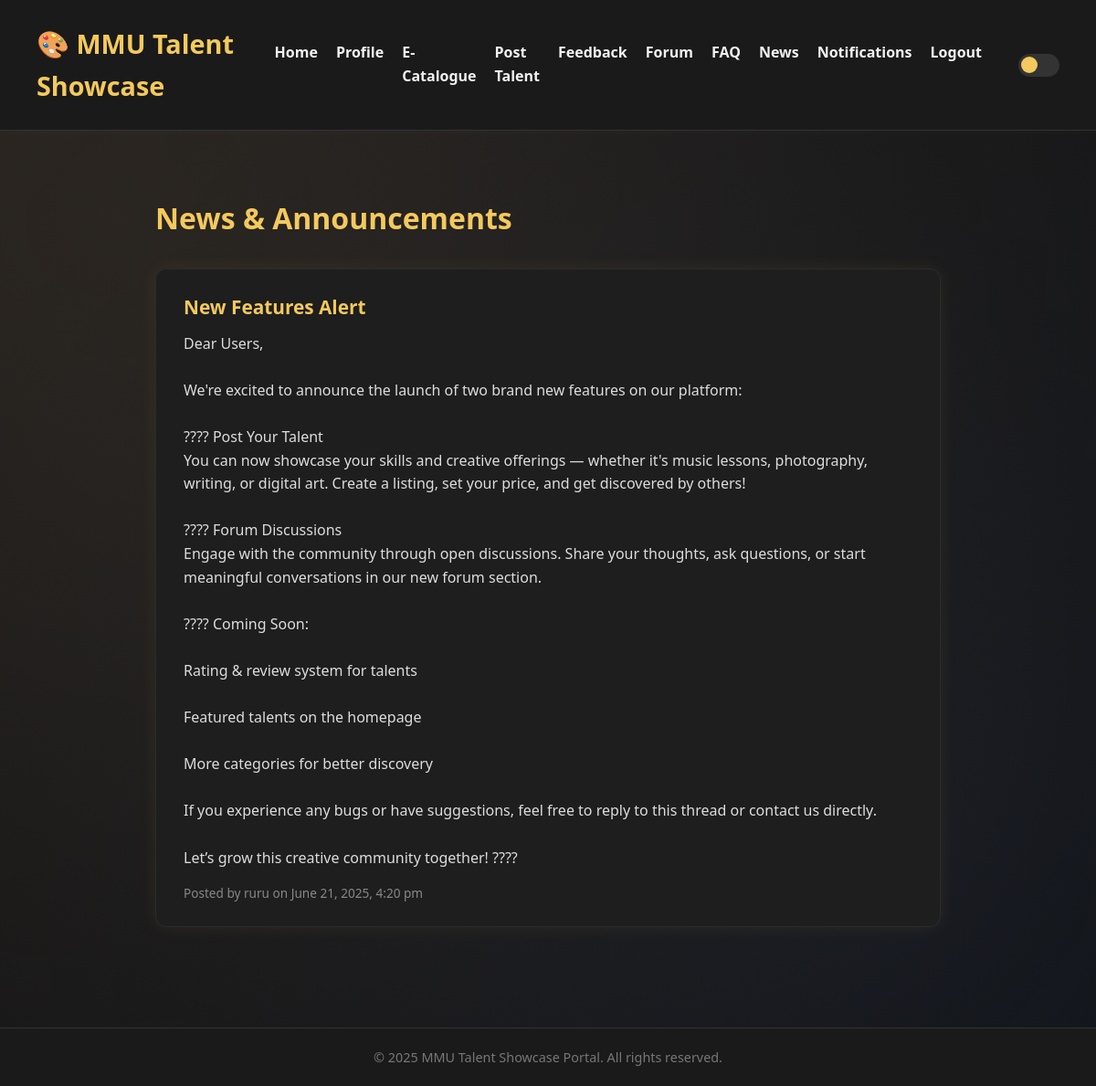
The app's page /news.php (signed in) with its own data.
### tables this page shows
CREATE TABLE `news` (
  `news_id` int(11) NOT NULL,
  `title` varchar(255) NOT NULL,
  `content` text NOT NULL,
  `created_by` int(11) NOT NULL,
  `created_at` timestamp NOT NULL DEFAULT current_timestamp()
);

CREATE TABLE `users` (
  `user_id` int(11) NOT NULL,
  `username` varchar(50) NOT NULL,
  `email` varchar(100) NOT NULL,
  `password` varchar(255) NOT NULL,
  `profile_picture` varchar(255) DEFAULT NULL,
  `profile_image` varchar(255) DEFAULT NULL,
  `bio` text DEFAULT NULL,
  `is_public` tinyint(1) DEFAULT 1,
  `role` enum('admin','talent','buyer') NOT NULL DEFAULT 'talent'
);

### news.php (the view, shortened to what this page needs)
<?php
require_once 'includes/db.php';
$newsList = $pdo->query("SELECT n.*, u.username AS admin_name FROM news n JOIN users u ON n.created_by = u.user_id ORDER BY n.created_at DESC")->fetchAll(PDO::FETCH_ASSOC);
?>
<?php include 'includes/header.php'; ?>
<div class="news-container">
  <h2 style="color: #f4c95d; font-size: 2rem; margin-bottom: 30px;">News & Announcements</h2>
  <?php foreach ($newsList as $item): ?>
    <div class="news-card">
      <h4><?= htmlspecialchars($item['title']) ?></h4>
      <p><?= nl2br(htmlspecialchars($item['content'])) ?></p>
      <div class="meta">
        Posted by <?= htmlspecialchars($item['admin_name']) ?> on <?= date("F j, Y, g:i a", strtotime($item['created_at'])) ?>
      </div>
    </div>
  <?php endforeach; ?>
</div>
<?php include 'includes/footer.php'; ?>

### assets/css/style.css (style rules this page uses)
* { margin: 0; padding: 0; box-sizing: border-box; }
body { font-family: 'Segoe UI', Tahoma, sans-serif; background: radial-gradient(circle at top left, #1a1a1a, #0d0d0d); color: #f1f1f1; overflow-x: hidden; position: relative; line-height: 1.6; font-size: 16px; }
body::before { content: ""; position: fixed; top: 0; left: 0; width: 100%; height: 100%; background: radial-gradient(circle at 10% 20%, rgba(255, 184, 108, 0.08), transparent), radial-gradient(circle at 80% 80%, rgba(108, 156, 255, 0.08), transparent); z-index: -1; pointer-events: none; }
.news-container { max-width: 900px; margin: 50px auto; padding: 20px; }
.news-card { background-color: #1e1e1e; border-radius: 12px; padding: 25px 30px; margin-bottom: 30px; box-shadow: 0 0 20px rgba(244, 201, 93, 0.08); border: 1px solid rgba(255, 255, 255, 0.06); }
.news-card h4 { font-size: 1.3rem; color: #f4c95d; margin-bottom: 10px; }
.news-card p { color: #ddd; line-height: 1.6; }
.news-card .meta { font-size: 0.85rem; color: #888; margin-top: 15px; }

### records on screen
news: title "New Features Alert", content "Dear Users, We're excited to announce the launch of two brand new features on our platform: ???? Post Your Talent You can now showcase your skills and creative offerings — whether it's music lessons, photography, writing, or digital art. Create a listing, set your price, and get discovered by others! ???? Forum Discussions Engage with the community through open discussions. Share your thoughts, ask questions, or start meaningful conversations in our new forum section. ???? Coming Soon: Rating & review system for talents Featured talents on the homepage More categories for better discovery If you experience any bugs or have suggestions, feel free to reply to this thread or contact us…", created_by.username "ruru", created_at "June 21, 2025, 4:20 pm"
